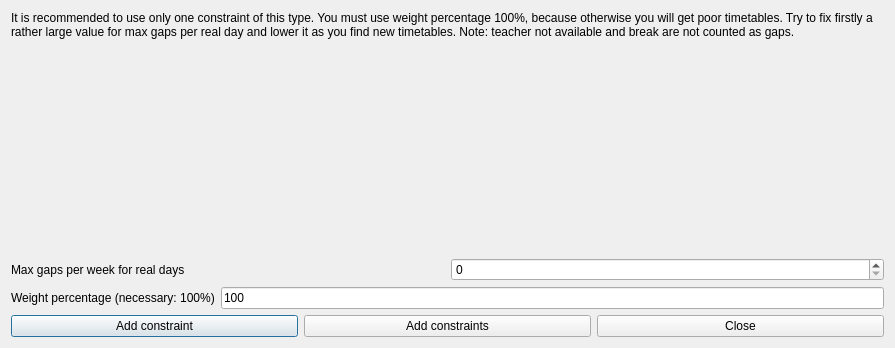
<?xml version="1.0" encoding="UTF-8"?>
<ui version="4.0">
 <class>AddConstraintTeachersMaxGapsPerWeekForRealDaysForm_template</class>
 <widget class="QDialog" name="AddConstraintTeachersMaxGapsPerWeekForRealDaysForm_template">
  <property name="geometry">
   <rect>
    <x>0</x>
    <y>0</y>
    <width>895</width>
    <height>348</height>
   </rect>
  </property>
  <property name="windowTitle">
   <string extracomment="This is the title of the dialog to add a new constraint of this type">Add teachers max gaps per week for real days</string>
  </property>
  <layout class="QGridLayout" name="gridLayout">
   <item row="2" column="0">
    <layout class="QHBoxLayout" name="horizontalLayout">
     <item>
      <widget class="QLabel" name="textLabel1">
       <property name="text">
        <string>Max gaps per week for real days</string>
       </property>
       <property name="wordWrap">
        <bool>false</bool>
       </property>
      </widget>
     </item>
     <item>
      <widget class="QSpinBox" name="maxGapsSpinBox"/>
     </item>
    </layout>
   </item>
   <item row="0" column="0">
    <widget class="QLabel" name="weightTextLabel_2">
     <property name="sizePolicy">
      <sizepolicy hsizetype="Minimum" vsizetype="Minimum">
       <horstretch>0</horstretch>
       <verstretch>0</verstretch>
      </sizepolicy>
     </property>
     <property name="frameShape">
      <enum>QFrame::NoFrame</enum>
     </property>
     <property name="frameShadow">
      <enum>QFrame::Plain</enum>
     </property>
     <property name="text">
      <string>It is recommended to use only one constraint of this type. You must use weight percentage 100%, because otherwise you will get poor timetables. Try to fix firstly a rather large value for max gaps per real day and lower it as you find new timetables. Note: teacher not available and break are not counted as gaps.</string>
     </property>
     <property name="wordWrap">
      <bool>true</bool>
     </property>
    </widget>
   </item>
   <item row="4" column="0">
    <layout class="QHBoxLayout">
     <item>
      <widget class="QPushButton" name="addConstraintPushButton">
       <property name="text">
        <string>Add constraint</string>
       </property>
      </widget>
     </item>
     <item>
      <widget class="QPushButton" name="addConstraintsPushButton">
       <property name="text">
        <string>Add constraints</string>
       </property>
      </widget>
     </item>
     <item>
      <widget class="QPushButton" name="closePushButton">
       <property name="text">
        <string>Close</string>
       </property>
      </widget>
     </item>
    </layout>
   </item>
   <item row="1" column="0">
    <spacer name="spacer2">
     <property name="orientation">
      <enum>Qt::Vertical</enum>
     </property>
     <property name="sizeType">
      <enum>QSizePolicy::Expanding</enum>
     </property>
     <property name="sizeHint" stdset="0">
      <size>
       <width>20</width>
       <height>71</height>
      </size>
     </property>
    </spacer>
   </item>
   <item row="3" column="0">
    <layout class="QHBoxLayout" name="horizontalLayout_2">
     <item>
      <widget class="QLabel" name="weightTextLabel">
       <property name="frameShape">
        <enum>QFrame::NoFrame</enum>
       </property>
       <property name="frameShadow">
        <enum>QFrame::Plain</enum>
       </property>
       <property name="text">
        <string>Weight percentage (necessary: 100%)</string>
       </property>
       <property name="wordWrap">
        <bool>false</bool>
       </property>
      </widget>
     </item>
     <item>
      <widget class="QLineEdit" name="weightLineEdit">
       <property name="text">
        <string notr="true">100</string>
       </property>
      </widget>
     </item>
    </layout>
   </item>
  </layout>
 </widget>
 <layoutdefault spacing="6" margin="11"/>
 <resources/>
 <connections/>
</ui>
